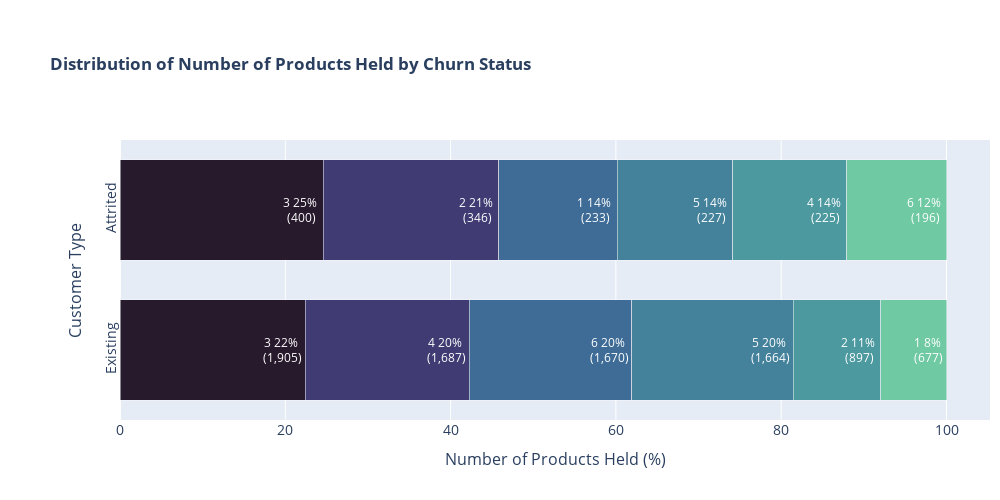

Notebook code cell kept with this figure:
### Markdown cell above
Attrited customers generally hold fewer products than existing customers.

### Code cell
plot_distr_cat('prod_ct', 'Number of Products Held')

### Figure 1 — Plotly figure (JSON) as saved in the notebook; plotly's stock layout.template omitted (floating-point values rounded to 4 significant figures)
{"data": [{"hovertext": [1905, 1687, 1670, 1664, 897, 677], "marker": {"color": ["rgb(39, 26, 44)", "rgb(64, 60, 115)", "rgb(62, 108, 150)", "rgb(68, 130, 155)", "rgb(76, 153, 160)", "rgb(111, 201, 163)", "rgb(156, 219, 165)"], "line": {"color": "rgb(248, 248, 249)", "width": 0.5}}, "name": "Existing", "orientation": "h", "showlegend": false, "text": [3, 4, 6, 5, 2, 1], "textfont": {"color": "white", "size": 12}, "textposition": "inside", "texttemplate": "%{text} %{x:.0f}% <br>(%{hovertext:,d})", "type": "bar", "x": [22.41, 19.85, 19.65, 19.58, 10.55, 7.965], "y": ["Existing", "Existing", "Existing", "Existing", "Existing", "Existing"]}, {"hovertext": [400, 346, 233, 227, 225, 196], "marker": {"color": ["rgb(39, 26, 44)", "rgb(64, 60, 115)", "rgb(62, 108, 150)", "rgb(68, 130, 155)", "rgb(76, 153, 160)", "rgb(111, 201, 163)", "rgb(156, 219, 165)"], "line": {"color": "rgb(248, 248, 249)", "width": 0.5}}, "name": "Attrited", "orientation": "h", "showlegend": false, "text": [3, 2, 1, 5, 4, 6], "textfont": {"color": "white", "size": 12}, "textposition": "inside", "texttemplate": "%{text} %{x:.0f}% <br>(%{hovertext:,d})", "type": "bar", "x": [24.59, 21.27, 14.32, 13.95, 13.83, 12.05], "y": ["Attrited", "Attrited", "Attrited", "Attrited", "Attrited", "Attrited"]}], "layout": {"bargap": 0.2, "bargroupgap": 0.1, "barmode": "stack", "height": 500, "margin": {"b": 80, "l": 120, "r": 10, "t": 140}, "title": {"text": "<b>Distribution of Number of Products Held by Churn Status<b>"}, "width": 1000, "xaxis": {"autorange": true, "range": [0, 105.3], "tickangle": 0, "tickfont": {"size": 14}, "tickmode": "array", "ticktext": ["0%", "10%", "20%", "30%", "40%", "50%", "60%", "70%", "80%", "90%", "100%"], "title": {"font": {"size": 16}, "text": "Number of Products Held (%)"}, "type": "linear"}, "yaxis": {"autorange": true, "range": [-0.5, 1.5], "tickangle": -90, "tickfont": {"size": 14}, "title": {"font": {"size": 16}, "text": "Customer Type"}, "type": "category"}}}
